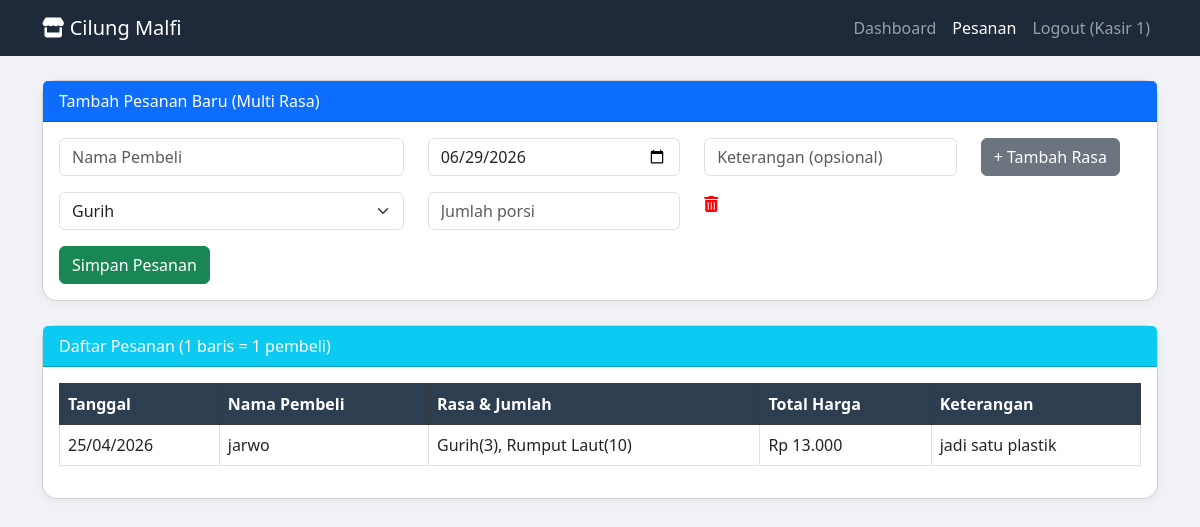
Page /pesanan.php (signed in) on the committed database.
### tables this page shows
CREATE TABLE `pesanan` (
  `id` int(11) NOT NULL,
  `tanggal` date NOT NULL,
  `nama_pembeli` varchar(100) NOT NULL,
  `user_id` int(11) DEFAULT NULL,
  `total_harga` decimal(10,2) NOT NULL,
  `keterangan` text DEFAULT NULL
);

### pesanan.php (the view, shortened to what this page needs)
<?php
include 'config.php';
$role = $_SESSION['role'];
$user_id = $_SESSION['user_id'];
if ($role == 'admin') {
    $query = "SELECT p.id, p.tanggal, p.nama_pembeli, p.total_harga, p.keterangan,
                     GROUP_CONCAT(CONCAT(d.rasa, '(', d.jumlah_porsi, ')') SEPARATOR ', ') AS daftar_rasa
              FROM pesanan p
              LEFT JOIN detail_pesanan d ON p.id = d.pesanan_id
              GROUP BY p.id
              ORDER BY p.tanggal DESC, p.id DESC";
} else {
    $query = "SELECT p.id, p.tanggal, p.nama_pembeli, p.total_harga, p.keterangan,
                     GROUP_CONCAT(CONCAT(d.rasa, '(', d.jumlah_porsi, ')') SEPARATOR ', ') AS daftar_rasa
              FROM pesanan p
              LEFT JOIN detail_pesanan d ON p.id = d.pesanan_id
              WHERE p.user_id = $user_id
              GROUP BY p.id
              ORDER BY p.tanggal DESC, p.id DESC";
}
$pesanan = $conn->query($query);
?>
<!DOCTYPE html>
<html lang="id">
<head>
    <link href="https://cdn.jsdelivr.net/npm/bootstrap@5.3.0/dist/css/bootstrap.min.css" rel="stylesheet">
    <link rel="stylesheet" href="https://cdnjs.cloudflare.com/ajax/libs/font-awesome/6.0.0/css/all.min.css">
</head>
<body>
<nav class="navbar navbar-expand-lg navbar-dark">
    <div class="container">
        <a class="navbar-brand" href="index.php"><i class="fas fa-store"></i> Cilung Malfi</a>
        <ul class="navbar-nav ms-auto">
            <li class="nav-item"><a class="nav-link" href="index.php">Dashboard</a></li>
            <li class="nav-item"><a class="nav-link active" href="pesanan.php">Pesanan</a></li>
            <li class="nav-item"><a class="nav-link" href="logout.php">Logout (<?= $_SESSION['nama_lengkap'] ?>)</a></li>
        </ul>
    </div>
</nav>
<div class="container mt-4">
    <div class="card mb-4">
        <div class="card-header bg-primary text-white">Tambah Pesanan Baru (Multi Rasa)</div>
        <div class="card-body">
            <form action="proses_pesanan.php" method="POST">
                <div class="row mb-3">
                    <div class="col-md-4">
                        <input type="text" name="nama_pembeli" class="form-control" placeholder="Nama Pembeli" required>
                    </div>
                    <div class="col-md-3">
                        <input type="date" name="tanggal" class="form-control" value="<?= date('Y-m-d') ?>" required>
                    </div>
                    <div class="col-md-3">
                        <input type="text" name="keterangan" class="form-control" placeholder="Keterangan (opsional)">
                    </div>
                    <div class="col-md-2">
                        <button type="button" id="tambahRasa" class="btn btn-secondary">+ Tambah Rasa</button>
                    </div>
                </div>
                <div id="daftarRasa">
                    <div class="row row-rasa mb-2">
                        <div class="col-md-4">
                            <select name="rasa[]" class="form-select" required>
                                <option value="Gurih">Gurih</option>
                            </select>
                        </div>
                        <div class="col-md-3">
                            <input type="number" name="jumlah_porsi[]" class="form-control" placeholder="Jumlah porsi" min="1" required>
                        </div>
                        <div class="col-md-1">
                            <i class="fas fa-trash-alt remove-row" style="cursor:pointer; color:red;"></i>
                        </div>
                    </div>
                </div>
                <button type="submit" class="btn btn-success mt-2">Simpan Pesanan</button>
            </form>
        </div>
    </div>
    <div class="card">
        <div class="card-header bg-info text-white">Daftar Pesanan (1 baris = 1 pembeli)</div>
        <div class="card-body">
            <div class="table-responsive">
                <table class="table table-bordered">
                    <thead class="table-dark">
                        <tr>
                            <th>Tanggal</th>
                            <th>Nama Pembeli</th>
                            <th>Rasa & Jumlah</th>
                            <th>Total Harga</th>
                            <th>Keterangan</th>
                        </tr>
                    </thead>
                    <tbody>
                        <?php if($pesanan->num_rows == 0): ?>
                            <tr><td colspan="<?= ($role=='admin')?6:5 ?>" class="text-center">Belum ada pesanan</td></tr>
                        <?php else: ?>
                            <?php while($row = $pesanan->fetch_assoc()): ?>
                            <tr>
                                <td><?= date('d/m/Y', strtotime($row['tanggal'])) ?></td>
                                <td><?= htmlspecialchars($row['nama_pembeli']) ?></td>
                                <td><?= $row['daftar_rasa'] ?></td>
                                <td>Rp <?= number_format($row['total_harga'], 0, ',', '.') ?></td>
                                <td><?= htmlspecialchars($row['keterangan']) ?: '-' ?></td>
                            </tr>
                            <?php endwhile; ?>
                        <?php endif; ?>
                    </tbody>
                </table>
            </div>
        </div>
    </div>
</div>
</body>
</html>

### pesanan.php (style rules this page uses)
body { background: #f0f2f5; }
.navbar { background: #1e2a3a; }
.card { border-radius: 15px; box-shadow: 0 2px 10px rgba(0,0,0,0.05); }
.table th { background: #2c3e50; color: white; }

### rows in the picture
pesanan: tanggal "25/04/2026", nama_pembeli "jarwo", daftar_rasa "Gurih(3), Rumput Laut(10)", total_harga "13.000", keterangan "jadi satu plastik"

### other values in the picture
$_SESSION['nama_lengkap'] "Kasir 1"
